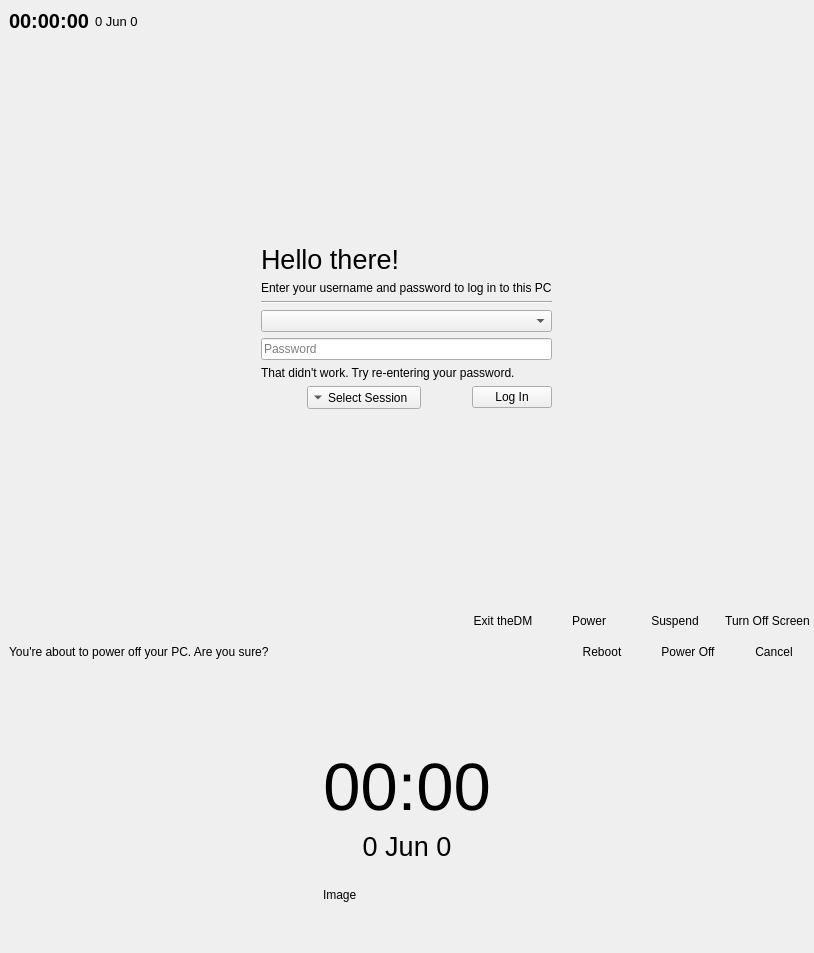
<?xml version="1.0" encoding="UTF-8"?>
<ui version="4.0">
 <class>MainWindow</class>
 <widget class="QMainWindow" name="MainWindow">
  <property name="geometry">
   <rect>
    <x>0</x>
    <y>0</y>
    <width>814</width>
    <height>953</height>
   </rect>
  </property>
  <property name="windowTitle">
   <string>MainWindow</string>
  </property>
  <widget class="QWidget" name="centralWidget">
   <layout class="QGridLayout" name="gridLayout">
    <property name="leftMargin">
     <number>0</number>
    </property>
    <property name="topMargin">
     <number>0</number>
    </property>
    <property name="rightMargin">
     <number>0</number>
    </property>
    <property name="bottomMargin">
     <number>0</number>
    </property>
    <item row="4" column="0" colspan="3">
     <widget class="QFrame" name="powerOptionsFrame">
      <property name="frameShape">
       <enum>QFrame::NoFrame</enum>
      </property>
      <property name="frameShadow">
       <enum>QFrame::Raised</enum>
      </property>
      <layout class="QHBoxLayout" name="horizontalLayout_10">
       <property name="leftMargin">
        <number>0</number>
       </property>
       <property name="topMargin">
        <number>0</number>
       </property>
       <property name="rightMargin">
        <number>0</number>
       </property>
       <property name="bottomMargin">
        <number>0</number>
       </property>
       <item>
        <spacer name="horizontalSpacer_13">
         <property name="orientation">
          <enum>Qt::Horizontal</enum>
         </property>
         <property name="sizeHint" stdset="0">
          <size>
           <width>518</width>
           <height>20</height>
          </size>
         </property>
        </spacer>
       </item>
       <item>
        <widget class="QPushButton" name="pushButton">
         <property name="text">
          <string>Exit theDM</string>
         </property>
         <property name="icon">
          <iconset theme="application-exit">
           <normaloff>.</normaloff>.</iconset>
         </property>
         <property name="flat">
          <bool>true</bool>
         </property>
        </widget>
       </item>
       <item>
        <widget class="QPushButton" name="powerButton">
         <property name="text">
          <string>Power</string>
         </property>
         <property name="icon">
          <iconset theme="system-shutdown"/>
         </property>
         <property name="flat">
          <bool>true</bool>
         </property>
        </widget>
       </item>
       <item>
        <widget class="QPushButton" name="suspendButton">
         <property name="text">
          <string>Suspend</string>
         </property>
         <property name="icon">
          <iconset theme="system-suspend">
           <normaloff>../tsscreenlock</normaloff>../tsscreenlock</iconset>
         </property>
         <property name="flat">
          <bool>true</bool>
         </property>
        </widget>
       </item>
       <item>
        <widget class="QPushButton" name="turnOffScreen">
         <property name="text">
          <string>Turn Off Screen</string>
         </property>
         <property name="icon">
          <iconset theme="video-display">
           <normaloff>../tsscreenlock</normaloff>../tsscreenlock</iconset>
         </property>
         <property name="flat">
          <bool>true</bool>
         </property>
        </widget>
       </item>
      </layout>
     </widget>
    </item>
    <item row="1" column="1">
     <spacer name="verticalSpacer">
      <property name="orientation">
       <enum>Qt::Vertical</enum>
      </property>
      <property name="sizeHint" stdset="0">
       <size>
        <width>20</width>
        <height>170</height>
       </size>
      </property>
     </spacer>
    </item>
    <item row="2" column="0">
     <spacer name="horizontalSpacer">
      <property name="orientation">
       <enum>Qt::Horizontal</enum>
      </property>
      <property name="sizeHint" stdset="0">
       <size>
        <width>196</width>
        <height>20</height>
       </size>
      </property>
     </spacer>
    </item>
    <item row="0" column="0" colspan="3">
     <widget class="QFrame" name="frame">
      <property name="font">
       <font>
        <pointsize>15</pointsize>
       </font>
      </property>
      <property name="autoFillBackground">
       <bool>true</bool>
      </property>
      <property name="frameShape">
       <enum>QFrame::NoFrame</enum>
      </property>
      <property name="frameShadow">
       <enum>QFrame::Raised</enum>
      </property>
      <layout class="QHBoxLayout" name="horizontalLayout_12">
       <property name="leftMargin">
        <number>9</number>
       </property>
       <property name="topMargin">
        <number>9</number>
       </property>
       <property name="rightMargin">
        <number>9</number>
       </property>
       <property name="bottomMargin">
        <number>9</number>
       </property>
       <item>
        <widget class="QLabel" name="timeLabel">
         <property name="font">
          <font>
           <weight>75</weight>
           <bold>true</bold>
          </font>
         </property>
         <property name="text">
          <string>00:00:00</string>
         </property>
        </widget>
       </item>
       <item>
        <widget class="QLabel" name="dateLabel">
         <property name="font">
          <font>
           <pointsize>10</pointsize>
          </font>
         </property>
         <property name="text">
          <string>0 Jun 0</string>
         </property>
        </widget>
       </item>
       <item>
        <spacer name="horizontalSpacer_17">
         <property name="orientation">
          <enum>Qt::Horizontal</enum>
         </property>
         <property name="sizeHint" stdset="0">
          <size>
           <width>40</width>
           <height>20</height>
          </size>
         </property>
        </spacer>
       </item>
      </layout>
     </widget>
    </item>
    <item row="2" column="1">
     <widget class="QFrame" name="lockFrame">
      <property name="autoFillBackground">
       <bool>true</bool>
      </property>
      <property name="frameShape">
       <enum>QFrame::NoFrame</enum>
      </property>
      <property name="frameShadow">
       <enum>QFrame::Plain</enum>
      </property>
      <property name="lineWidth">
       <number>0</number>
      </property>
      <layout class="QVBoxLayout" name="verticalLayout_10">
       <item>
        <widget class="QLabel" name="label_5">
         <property name="font">
          <font>
           <pointsize>20</pointsize>
          </font>
         </property>
         <property name="text">
          <string>Hello there!</string>
         </property>
        </widget>
       </item>
       <item>
        <widget class="QLabel" name="label_6">
         <property name="text">
          <string>Enter your username and password to log in to this PC</string>
         </property>
        </widget>
       </item>
       <item>
        <widget class="Line" name="line_3">
         <property name="orientation">
          <enum>Qt::Horizontal</enum>
         </property>
        </widget>
       </item>
       <item>
        <widget class="QComboBox" name="usernameBox"/>
       </item>
       <item>
        <widget class="QLineEdit" name="passwordBox">
         <property name="echoMode">
          <enum>QLineEdit::Password</enum>
         </property>
         <property name="placeholderText">
          <string>Password</string>
         </property>
         <property name="clearButtonEnabled">
          <bool>true</bool>
         </property>
        </widget>
       </item>
       <item>
        <widget class="QLabel" name="incorrectPassword">
         <property name="text">
          <string>That didn't work. Try re-entering your password.</string>
         </property>
        </widget>
       </item>
       <item>
        <layout class="QHBoxLayout" name="horizontalLayout_11">
         <item>
          <widget class="QPushButton" name="goBack">
           <property name="text">
            <string/>
           </property>
           <property name="icon">
            <iconset theme="go-previous">
             <normaloff>../tsscreenlock</normaloff>../tsscreenlock</iconset>
           </property>
           <property name="flat">
            <bool>true</bool>
           </property>
          </widget>
         </item>
         <item>
          <widget class="QToolButton" name="sessionSelect">
           <property name="text">
            <string>Select Session</string>
           </property>
           <property name="popupMode">
            <enum>QToolButton::InstantPopup</enum>
           </property>
           <property name="toolButtonStyle">
            <enum>Qt::ToolButtonTextBesideIcon</enum>
           </property>
           <property name="arrowType">
            <enum>Qt::DownArrow</enum>
           </property>
          </widget>
         </item>
         <item>
          <spacer name="horizontalSpacer_14">
           <property name="orientation">
            <enum>Qt::Horizontal</enum>
           </property>
           <property name="sizeHint" stdset="0">
            <size>
             <width>40</width>
             <height>20</height>
            </size>
           </property>
          </spacer>
         </item>
         <item>
          <widget class="QPushButton" name="loginButton">
           <property name="text">
            <string>Log In</string>
           </property>
           <property name="icon">
            <iconset theme="system-lock-screen">
             <normaloff>../tsscreenlock</normaloff>../tsscreenlock</iconset>
           </property>
          </widget>
         </item>
        </layout>
       </item>
      </layout>
     </widget>
    </item>
    <item row="2" column="2">
     <spacer name="horizontalSpacer_2">
      <property name="orientation">
       <enum>Qt::Horizontal</enum>
      </property>
      <property name="sizeHint" stdset="0">
       <size>
        <width>196</width>
        <height>20</height>
       </size>
      </property>
     </spacer>
    </item>
    <item row="3" column="1">
     <spacer name="verticalSpacer_2">
      <property name="orientation">
       <enum>Qt::Vertical</enum>
      </property>
      <property name="sizeHint" stdset="0">
       <size>
        <width>20</width>
        <height>170</height>
       </size>
      </property>
     </spacer>
    </item>
    <item row="6" column="0" colspan="2">
     <widget class="QFrame" name="paddingFrame">
      <property name="sizePolicy">
       <sizepolicy hsizetype="Preferred" vsizetype="Fixed">
        <horstretch>0</horstretch>
        <verstretch>0</verstretch>
       </sizepolicy>
      </property>
      <property name="frameShape">
       <enum>QFrame::NoFrame</enum>
      </property>
      <property name="frameShadow">
       <enum>QFrame::Raised</enum>
      </property>
     </widget>
    </item>
    <item row="7" column="0" colspan="3">
     <widget class="CoverFrame" name="Cover">
      <property name="autoFillBackground">
       <bool>true</bool>
      </property>
      <property name="styleSheet">
       <string notr="true"/>
      </property>
      <property name="frameShape">
       <enum>QFrame::NoFrame</enum>
      </property>
      <property name="frameShadow">
       <enum>QFrame::Raised</enum>
      </property>
      <layout class="QGridLayout" name="gridLayout_4">
       <item row="1" column="1">
        <widget class="QFrame" name="frame_5">
         <property name="frameShape">
          <enum>QFrame::NoFrame</enum>
         </property>
         <property name="frameShadow">
          <enum>QFrame::Raised</enum>
         </property>
         <layout class="QVBoxLayout" name="verticalLayout_11">
          <property name="leftMargin">
           <number>0</number>
          </property>
          <property name="topMargin">
           <number>0</number>
          </property>
          <property name="rightMargin">
           <number>0</number>
          </property>
          <property name="bottomMargin">
           <number>0</number>
          </property>
          <item>
           <widget class="QLabel" name="upArrow">
            <property name="text">
             <string/>
            </property>
            <property name="alignment">
             <set>Qt::AlignCenter</set>
            </property>
           </widget>
          </item>
          <item>
           <widget class="QLabel" name="timeLabel_2">
            <property name="font">
             <font>
              <pointsize>50</pointsize>
             </font>
            </property>
            <property name="autoFillBackground">
             <bool>false</bool>
            </property>
            <property name="styleSheet">
             <string notr="true"/>
            </property>
            <property name="text">
             <string>00:00</string>
            </property>
            <property name="alignment">
             <set>Qt::AlignCenter</set>
            </property>
           </widget>
          </item>
          <item>
           <widget class="QLabel" name="dateLabel_2">
            <property name="font">
             <font>
              <pointsize>20</pointsize>
             </font>
            </property>
            <property name="styleSheet">
             <string notr="true">background-color:rgba(0, 0, 0, 0);</string>
            </property>
            <property name="text">
             <string>0 Jun 0</string>
            </property>
            <property name="alignment">
             <set>Qt::AlignCenter</set>
            </property>
           </widget>
          </item>
          <item>
           <widget class="QLabel" name="downArrow">
            <property name="text">
             <string/>
            </property>
            <property name="alignment">
             <set>Qt::AlignCenter</set>
            </property>
           </widget>
          </item>
          <item>
           <widget class="QLabel" name="ImageLabel">
            <property name="text">
             <string>Image</string>
            </property>
            <property name="scaledContents">
             <bool>true</bool>
            </property>
           </widget>
          </item>
         </layout>
        </widget>
       </item>
       <item row="1" column="0">
        <spacer name="horizontalSpacer_15">
         <property name="orientation">
          <enum>Qt::Horizontal</enum>
         </property>
         <property name="sizeHint" stdset="0">
          <size>
           <width>40</width>
           <height>20</height>
          </size>
         </property>
        </spacer>
       </item>
       <item row="0" column="1">
        <spacer name="verticalSpacer_9">
         <property name="orientation">
          <enum>Qt::Vertical</enum>
         </property>
         <property name="sizeHint" stdset="0">
          <size>
           <width>20</width>
           <height>40</height>
          </size>
         </property>
        </spacer>
       </item>
       <item row="1" column="2">
        <spacer name="horizontalSpacer_16">
         <property name="orientation">
          <enum>Qt::Horizontal</enum>
         </property>
         <property name="sizeHint" stdset="0">
          <size>
           <width>40</width>
           <height>20</height>
          </size>
         </property>
        </spacer>
       </item>
       <item row="2" column="1">
        <spacer name="verticalSpacer_11">
         <property name="orientation">
          <enum>Qt::Vertical</enum>
         </property>
         <property name="sizeHint" stdset="0">
          <size>
           <width>20</width>
           <height>40</height>
          </size>
         </property>
        </spacer>
       </item>
      </layout>
     </widget>
    </item>
    <item row="5" column="0" colspan="3">
     <widget class="QFrame" name="confirmPowerFrame">
      <property name="autoFillBackground">
       <bool>true</bool>
      </property>
      <property name="frameShape">
       <enum>QFrame::NoFrame</enum>
      </property>
      <property name="frameShadow">
       <enum>QFrame::Raised</enum>
      </property>
      <layout class="QHBoxLayout" name="horizontalLayout">
       <property name="leftMargin">
        <number>9</number>
       </property>
       <property name="topMargin">
        <number>3</number>
       </property>
       <property name="rightMargin">
        <number>0</number>
       </property>
       <property name="bottomMargin">
        <number>3</number>
       </property>
       <item>
        <widget class="QLabel" name="label">
         <property name="sizePolicy">
          <sizepolicy hsizetype="Expanding" vsizetype="Preferred">
           <horstretch>0</horstretch>
           <verstretch>0</verstretch>
          </sizepolicy>
         </property>
         <property name="text">
          <string>You're about to power off your PC. Are you sure?</string>
         </property>
        </widget>
       </item>
       <item>
        <widget class="QPushButton" name="rebootButton">
         <property name="text">
          <string>Reboot</string>
         </property>
         <property name="icon">
          <iconset theme="system-reboot"/>
         </property>
         <property name="flat">
          <bool>true</bool>
         </property>
        </widget>
       </item>
       <item>
        <widget class="QPushButton" name="powerOffButton">
         <property name="text">
          <string>Power Off</string>
         </property>
         <property name="icon">
          <iconset theme="system-shutdown-"/>
         </property>
         <property name="flat">
          <bool>true</bool>
         </property>
        </widget>
       </item>
       <item>
        <widget class="QPushButton" name="cancelPowerOptions">
         <property name="text">
          <string>Cancel</string>
         </property>
         <property name="icon">
          <iconset theme="dialog-cancel"/>
         </property>
         <property name="flat">
          <bool>true</bool>
         </property>
        </widget>
       </item>
      </layout>
     </widget>
    </item>
   </layout>
  </widget>
 </widget>
 <layoutdefault spacing="6" margin="11"/>
 <customwidgets>
  <customwidget>
   <class>CoverFrame</class>
   <extends>QFrame</extends>
   <header>coverframe.h</header>
   <container>1</container>
   <slots>
    <signal>clicked()</signal>
   </slots>
  </customwidget>
 </customwidgets>
 <resources/>
 <connections/>
</ui>
